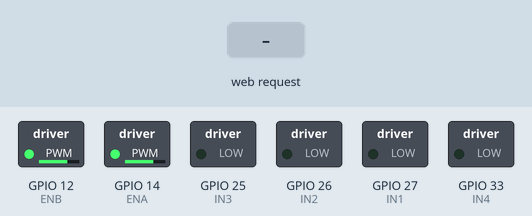
Recording of a sketch running on a simulated ESP32. Parts: switched loads named in the sketch (green lamp = pin HIGH). Inputs (shaded band) come from the test bench. WiFi joins after 1.5 s; servers stay silent unless stated; what the sketch prints to the serial monitor is not drawn.

Above: at 2.7 s.
2.8 s: HTTP request GET /cmd?dir=FORWARD received
At 4.0 s:
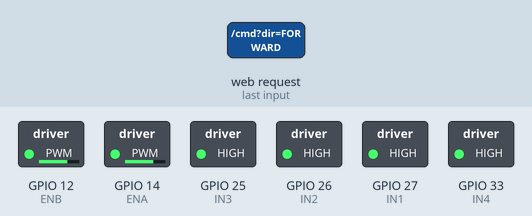
4.3 s: HTTP request GET /cmd?dir=LEFT received
At 5.2 s:
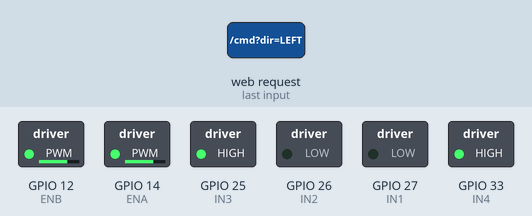
5.8 s: HTTP request GET /cmd?dir=RIGHT received
At 6.3 s:
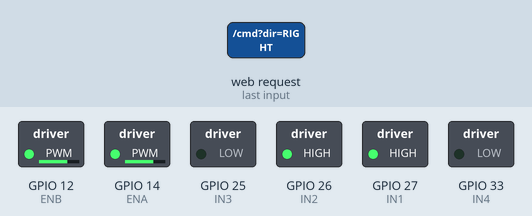
7.3 s: HTTP request GET /speed?val=FORWARD received
At 8.5 s:
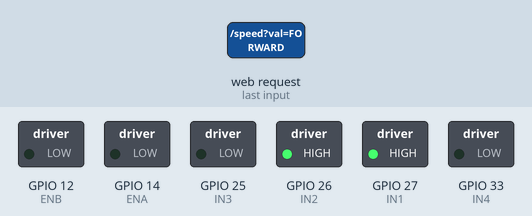
8.8 s: HTTP request GET /speed?val=1 received
At 9.8 s:
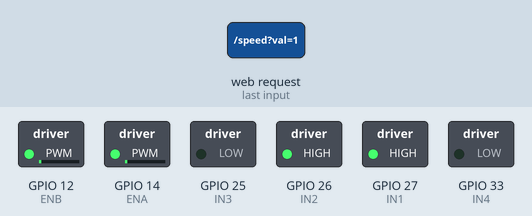
10.3 s: HTTP request GET /speed?dir=120&val=120 received
At 10.9 s:
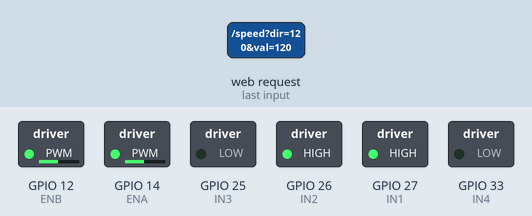
Timing chart, 0 to 12.8 s (numbered marks = the images above; inputs shaded):
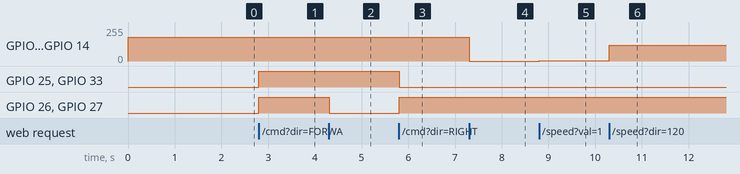

Measured:
- after the input at 2.8 s, GPIO 25 (IN3), GPIO 26 (IN2), GPIO 27 (IN1), GPIO 33 (IN4): LOW → HIGH at once
- after the input at 4.3 s, GPIO 26 (IN2), GPIO 27 (IN1): HIGH → LOW at once
- after the input at 5.8 s, GPIO 25 (IN3), GPIO 33 (IN4): HIGH → LOW at once; GPIO 26 (IN2), GPIO 27 (IN1): LOW → HIGH at once
- after the input at 7.3 s, GPIO 12 (ENB), GPIO 14 (ENA): 179/255 → 0/255 at once
- after the input at 8.8 s, GPIO 12 (ENB), GPIO 14 (ENA): 0/255 → 1/255 at once
- after the input at 10.3 s, GPIO 12 (ENB), GPIO 14 (ENA): 1/255 → 120/255 at once

The sketch:

car.ino
```cpp
#include <WiFi.h>
#include <ESPAsyncWebServer.h>

// --- Wi-Fi credentials ---
const char* ssid = "wifiname";
const char* password = "password";

// --- Motor driver pins ---
#define IN1 27
#define IN2 26
#define IN3 25
#define IN4 33
#define ENA 14
#define ENB 12

// --- PWM Channels ---
#define CH_A 0
#define CH_B 1
#define PWM_FREQ 1000
#define PWM_RES 8  // 8-bit resolution (0–255)

// --- Motor control variables ---
String lastCommand = "STOP";
int motorSpeed = 180;  // Default speed
AsyncWebServer server(80);

// ---------------- Helper Functions ----------------
void setSpeed(int speedVal) {
  motorSpeed = constrain(speedVal, 0, 180);
  ledcWrite(CH_A, motorSpeed);
  ledcWrite(CH_B, motorSpeed);
  Serial.printf("Speed set to: %d\n", motorSpeed);
}

void moveForward() {
  ledcWrite(CH_A, motorSpeed);
  ledcWrite(CH_B, motorSpeed);
  digitalWrite(IN1, HIGH);
  digitalWrite(IN2, HIGH);
  digitalWrite(IN3, HIGH);
  digitalWrite(IN4, HIGH);
  Serial.println("→ Moving Forward");
}

void moveLeft() {
  ledcWrite(CH_A, motorSpeed);
  ledcWrite(CH_B, motorSpeed);
  digitalWrite(IN1, LOW);
  digitalWrite(IN2, LOW);
  digitalWrite(IN3, HIGH);
  digitalWrite(IN4, HIGH);
  Serial.println("↩ Turning Left");
}

void moveRight() {
  ledcWrite(CH_A, motorSpeed);
  ledcWrite(CH_B, motorSpeed);
  digitalWrite(IN1, HIGH);
  digitalWrite(IN2, HIGH);
  digitalWrite(IN3, LOW);
  digitalWrite(IN4, LOW);
  Serial.println("↪ Turning Right");
}

void stopCar() {
  ledcWrite(CH_A, 0);
  ledcWrite(CH_B, 0);
  digitalWrite(IN1, LOW);
  digitalWrite(IN2, LOW);
  digitalWrite(IN3, LOW);
  digitalWrite(IN4, LOW);
  Serial.println("⛔ Stop");
}

void executeCommand(String cmd) {
  cmd.toUpperCase();
  if (cmd == "FORWARD" || cmd == "STRAIGHT") moveForward();
  else if (cmd == "LEFT") moveLeft();
  else if (cmd == "RIGHT") moveRight();
  else if (cmd == "STOP") stopCar();
  else Serial.println("❓ Unknown command: " + cmd);

  lastCommand = cmd;
}

// ---------------- Setup ----------------
void setup() {
  Serial.begin(115200);

  pinMode(IN1, OUTPUT);
  pinMode(IN2, OUTPUT);
  pinMode(IN3, OUTPUT);
  pinMode(IN4, OUTPUT);
  pinMode(ENA, OUTPUT);
  pinMode(ENB, OUTPUT);

  // PWM setup
  ledcAttachPin(ENA, CH_A);
  ledcAttachPin(ENB, CH_B);
  ledcSetup(CH_A, PWM_FREQ, PWM_RES);
  ledcSetup(CH_B, PWM_FREQ, PWM_RES);

  setSpeed(180);

  // Wi-Fi setup
  WiFi.begin(ssid, password);
  Serial.print("Connecting to WiFi");
  while (WiFi.status() != WL_CONNECTED) {
    delay(500);
    Serial.print(".");
  }
  Serial.println("\n✅ WiFi Connected!");
  Serial.print("📡 ESP32 IP Address: ");
  Serial.println(WiFi.localIP());

  // Routes
  server.on("/", HTTP_GET, [](AsyncWebServerRequest *request) {
    request->send(200, "text/plain", "🚗 ESP32 Car Controller Running.\nUse /cmd?dir=LEFT/RIGHT/STRAIGHT/STOP");
  });

  server.on("/cmd", HTTP_GET, [](AsyncWebServerRequest *request) {
    if (request->hasParam("dir")) {
      String cmd = request->getParam("dir")->value();
      executeCommand(cmd);
      request->send(200, "text/plain", "✅ Command received: " + cmd);
    } else {
      request->send(400, "text/plain", "⚠️ Missing 'dir' parameter");
    }
  });

  server.on("/speed", HTTP_GET, [](AsyncWebServerRequest *request) {
    if (request->hasParam("val")) {
      int val = request->getParam("val")->value().toInt();
      setSpeed(val);
      request->send(200, "text/plain", "✅ Speed set to " + String(val));
    } else {
      request->send(400, "text/plain", "⚠️ Missing 'val' parameter");
    }
  });

  server.begin();
  Serial.println("🌐 Web Server Started");
}

void loop() {
  // Async server → nothing here
}
```
